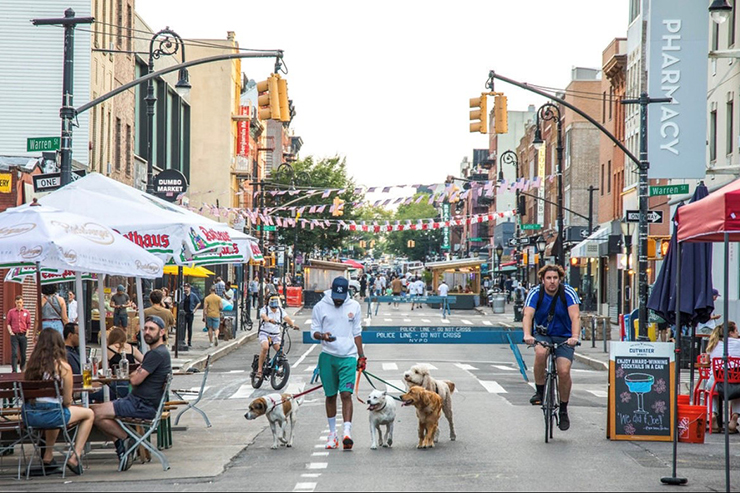
#> input picture YOLOv4/test.jpg, 740 x 493 px, given in place of walking.avi, which was not available
$ jupyter execute '25. Object Tracking with Optical Flow.ipynb'   (shell and % lines are left out)   (text cells are left out)
#> lines starting #> are read from the running program, lines starting #| are printed output that depends on the picture; pictures that were not available may be replaced by others from this repository, and a replacement may not be noted
[cell 1]
import cv2
import numpy as np
from matplotlib import pyplot as plt
from IPython.display import HTML
from base64 import b64encode


def imshow(title = "Image", image = None, size = 10):
    h, w = image.shape[:2]
    aspect_ratio = w/h
    plt.figure(figsize=(size * aspect_ratio,size))
    plt.imshow(cv2.cvtColor(image, cv2.COLOR_BGR2RGB))
    plt.axis('off')
    plt.title(title)
    plt.show()

[cell 2]
cap = cv2.VideoCapture('walking.avi')

width = int(cap.get(3))
height = int(cap.get(4))

out = cv2.VideoWriter('optical_flow_walking.avi', cv2.VideoWriter_fourcc('M','J','P','G'), 30, (width, height))

# Set parameters for ShiTomasi corner detection
feature_params = dict(maxCorners = 100,
                       qualityLevel = 0.3,
                       minDistance = 7,
                       blockSize = 7)

# Set parameters for lucas kanade optical flow
lucas_kanade_params = dict(winSize  = (15,15),
                  maxLevel = 2,
                  criteria = (cv2.TERM_CRITERIA_EPS | cv2.TERM_CRITERIA_COUNT, 10, 0.03))

# Create some random colors
# Used to create our trails for object movement in the image
color = np.random.randint(0,255,(100,3))

# Take first frame and find corners in it
ret, prev_frame = cap.read()
#> prev_frame is the input picture: shape (493, 740, 3); mean B, G, R 157.2, 159.4, 161.5
prev_gray = cv2.cvtColor(prev_frame, cv2.COLOR_BGR2GRAY)
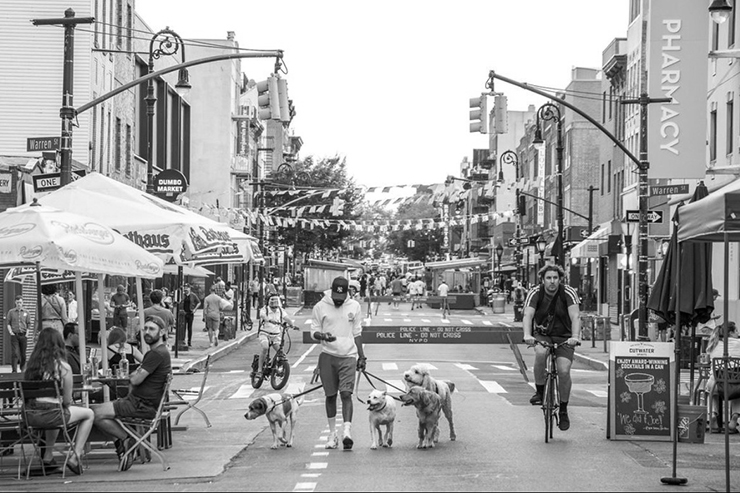
#> prev_gray: shape (493, 740); min 0, max 255, mean 159.8

# Find inital corner locations
prev_corners = cv2.goodFeaturesToTrack(prev_gray, mask = None, **feature_params)
#> prev_corners = 100 rows, first 8: [628, 212], [659, 216], [717, 360], [179, 187], [159, 186], [159, 50], [275, 281], [267, 378]

# Create a mask image for drawing purposes
mask = np.zeros_like(prev_frame)

while True:
    ret, frame = cap.read()

    if ret == True:
      frame_gray = cv2.cvtColor(frame, cv2.COLOR_BGR2GRAY)

      # calculate optical flow
      new_corners, status, errors = cv2.calcOpticalFlowPyrLK(prev_gray,
                                                            frame_gray,
                                                            prev_corners,
                                                            None,
                                                            **lucas_kanade_params)
#> new_corners has the same summary as prev_corners; status = 100 values from 1 to 1; errors = 100 values from 0 to 0

      # Select and store good points
      good_new = new_corners[status==1]
#> good_new = 100 pairs, first value 9 to 734, second value 39 to 416
      good_old = prev_corners[status==1]
#> good_old has the same summary as good_new

      # Draw the tracks
      for i, (new, old) in enumerate(zip(good_new, good_old)):
          a, b = map(int, new.ravel())
          c, d = map(int, old.ravel())
          mask = cv2.line(mask, (a, b),(c, d), color[i].tolist(), 2)
          frame = cv2.circle(frame, (a, b), 5, color[i].tolist(),-1)
#> this loop made 100 passes
#> (a, b, c, d) on passes 1 to 12: (628, 212, 628, 212), (659, 216, 659, 216), (717, 360, 717, 360), (179, 187, 179, 187), (159, 186, 159, 186), (159, 50, 159, 50), (275, 281, 275, 281), (267, 378, 267, 378), (35, 178, 35, 178), (358, 278, 358, 278), (617, 358, 617, 358), (508, 156, 508, 156)
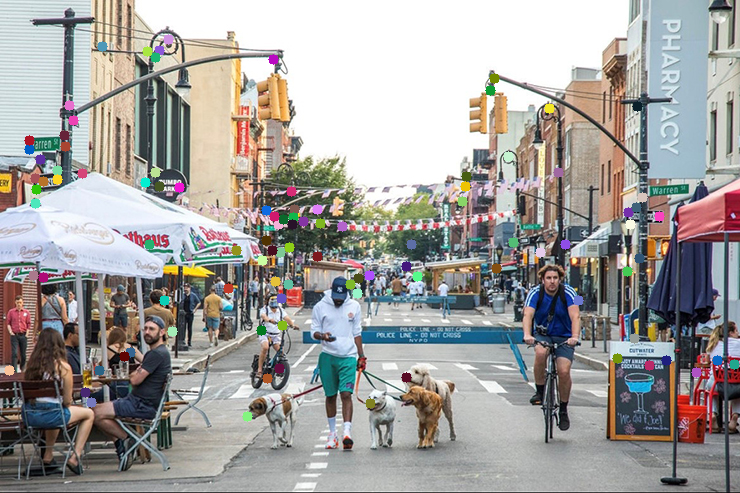
#> frame: shape (493, 740, 3); mean B, G, R 156.9, 159.2, 161.3
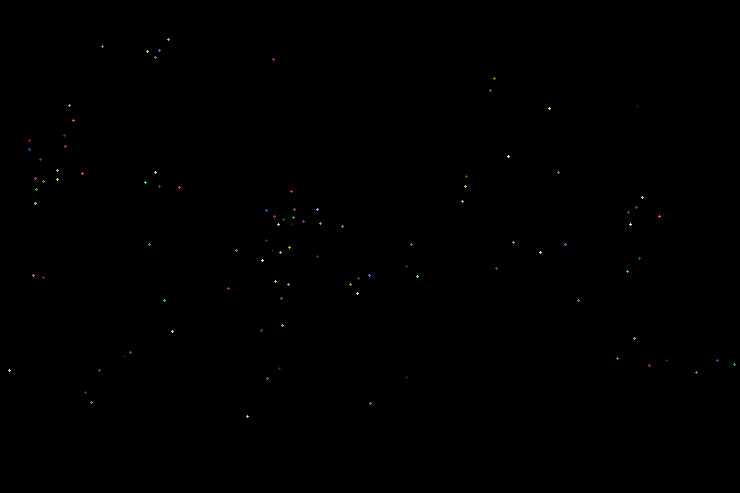
#> mask: shape (493, 740, 3); mean of channels 0, 1, 2 0.2, 0.2, 0.2; drawn as B, G, R

      img = cv2.add(frame,mask)

      out.write(img)

      # Update the previous frame and previous points
      prev_gray = frame_gray.copy()
      prev_corners = good_new.reshape(-1,1,2)

    else:
      break

cap.release()
out.release()
